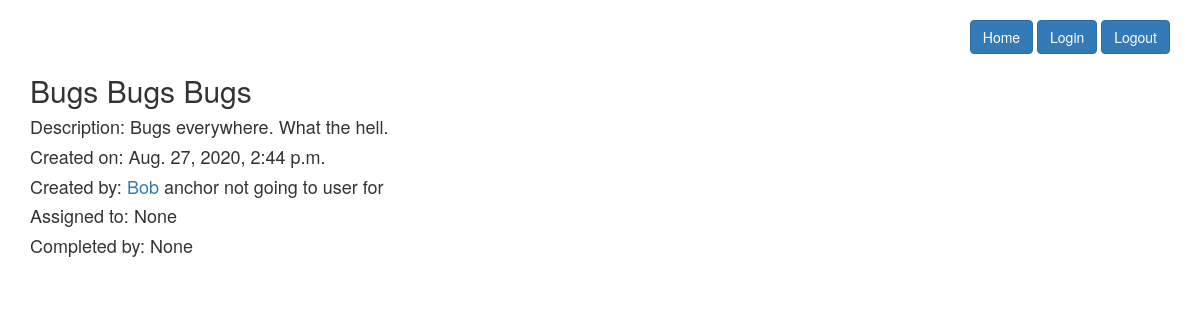
/ticket/1/, run on an earlier commit of the app's database.
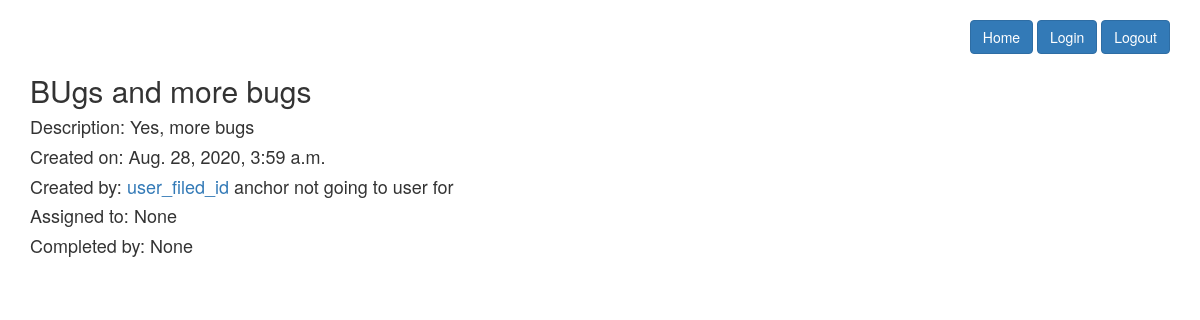
And on a later commit of the database.
### homepage/models.py (models this page shows, shortened)
class Ticket(models.Model):
    title = models.CharField(max_length=50)
    post_date = models.DateTimeField(default=timezone.now)
    description = models.TextField()
    user_filed = models.CharField(max_length=50)
    status = models.CharField(max_length=50, default='New')
    user_assigned = models.CharField(max_length=50, blank=True, null=True)
    user_completed = models.CharField(max_length=50, blank=True, null=True)

### homepage/views.py (the view)
# urls.py: path('ticket/<int:ticket_id>/', ticket_detail_view, name="ticketview"),
def ticket_detail_view(request, ticket_id):
    my_ticket = Ticket.objects.filter(id=ticket_id).first()
    return render(request, "ticket_detail.html", {"ticket": my_ticket})

### templates/ticket_detail.html
{% extends 'base.html' %} {% block content %}
<br />
<div align="right">
  <a href="/" class="btn btn-primary">Home</a>&nbsp;<a
    href="/login/"
    class="btn btn-primary"
    >Login</a
  >&nbsp;<a href="/logout/" class="btn btn-primary">Logout</a>
</div>
{% if not ticket %}
<h1>The ticket you are looking for does not exist.</h1>
{% else %}
<h2>{{ ticket.title }}</h2>
<h4>Description: {{ ticket.description }}</h4>
<h4>Created on: {{ ticket.post_date }}</h4>
<h4>
  Created by:
  <a href="/user/{{ ticket.user_filed.id }}/">{{ ticket.user_filed }}</a> anchor
  not going to user for
</h4>
<h4>Assigned to: {{ ticket.user_assigned }}</h4>
<h4>Completed by: {{ ticket.user_completed }}</h4>
{% endif %} {% endblock %}

### templates/base.html (shortened to what this page needs)
<link
  rel="stylesheet"
  href="https://maxcdn.bootstrapcdn.com/bootstrap/3.3.7/css/bootstrap.min.css"
/>
<div class="container">{% block content %} {% endblock %}</div>

What changed in the data, as far as the page shows it:
changed Ticket "None": title "Bugs Bugs Bugs" → "BUgs and more bugs"; description "Bugs everywhere. What the hell." → "Yes, more bugs"; post_date "Aug. 27, 2020, 2:44 p.m." → "Aug. 28, 2020, 3:59 a.m."; user_filed "Bob" → "user_filed_id"
